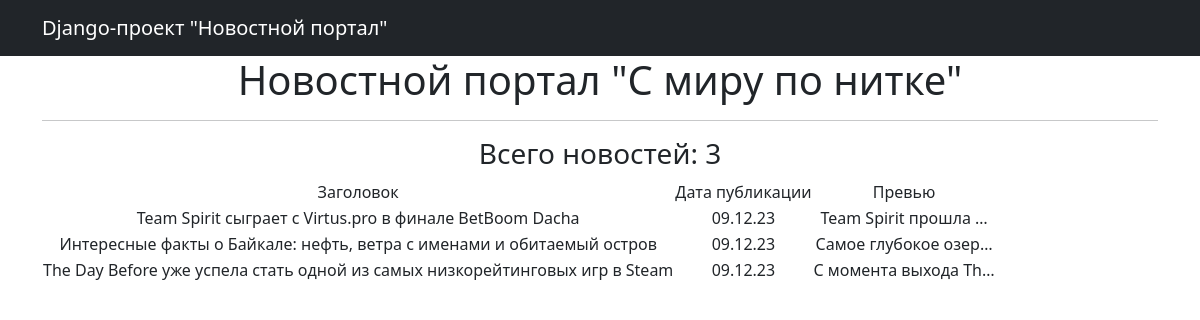
Page /news/ on the committed database.
### portal/models.py (models this page shows, shortened)
class Post(models.Model):
    article = 'AR'
    news = 'NE'
    TIDINGS = [
        (article, 'Статья'),
        (news, 'Новость')
    ]
    type = models.CharField(max_length=2, choices=TIDINGS, default=news)
    date_time = models.DateTimeField(auto_now_add=True)
    title = models.CharField(max_length=255)
    text = models.TextField()
    rating = models.IntegerField(default=0)
    author = models.ForeignKey(Author, on_delete=models.CASCADE)
    category = models.ManyToManyField(Category, through='PostCategory', related_name='news')

### portal/views.py (the view)
# urls.py: path('', PostList.as_view()),
class PostList(ListView):
    model = Post
    ordering = '-date_time'
    template_name = 'news.html'
    context_object_name = 'news'

### portal/templatetags/custom_filters.py (called while the page is built)
@register.filter()
def censor(value):
    prohibited_words = ('сервер', 'озеро', 'уже', 'слово', 'финал')
    splited_value = value.split()
    for word in splited_value:
        parsed_word = morph.parse(word)[0].normal_form
        if parsed_word in prohibited_words:
            value = value.replace(word, '*' * len(word))
    return value

### templates/news.html (shortened to what this page needs)
{% extends 'flatpages/default.html' %}
{% load custom_filters %}
{% block content %}
<h1>Новостной портал "С миру по нитке"</h1>
<hr>
<h3> Всего новостей: {{news|length}} </h3>
{% if news %}
<table>
    <tr>
        <td>Заголовок</td>
        <td>Дата публикации</td>
        <td>Превью</td>
    </tr>
    {% for post in news %}
    <tr>
        <td> {{ post.title|censor }} </td>
        <td> {{ post.date_time|date:'d.m.y' }} </td>
        <td> {{ post.text|censor|truncatechars:20 }} </td>
    </tr>
    {% endfor %}
</table>
{% else %}
<h2>Пока никаких новостей нет, но скоро здесь будет интересно!</h2>
{% endif %}
{% endblock content %}

### rows in the picture
Post: title|censor "Team Spirit сыграет с Virtus.pro в финале BetBoom Dacha", date_time "09.12.23", text|censor "Team Spirit прошла …"
Post: title|censor "Интересные факты о Байкале: нефть, ветра с именами и обитаемый остров", date_time "09.12.23", text|censor "Самое глубокое озер…"
Post: title|censor "The Day Before уже успела стать одной из самых низкорейтинговых игр в Steam", date_time "09.12.23", text|censor "С момента выхода Th…"

### other values in the picture
{{ news|length }} "3"
